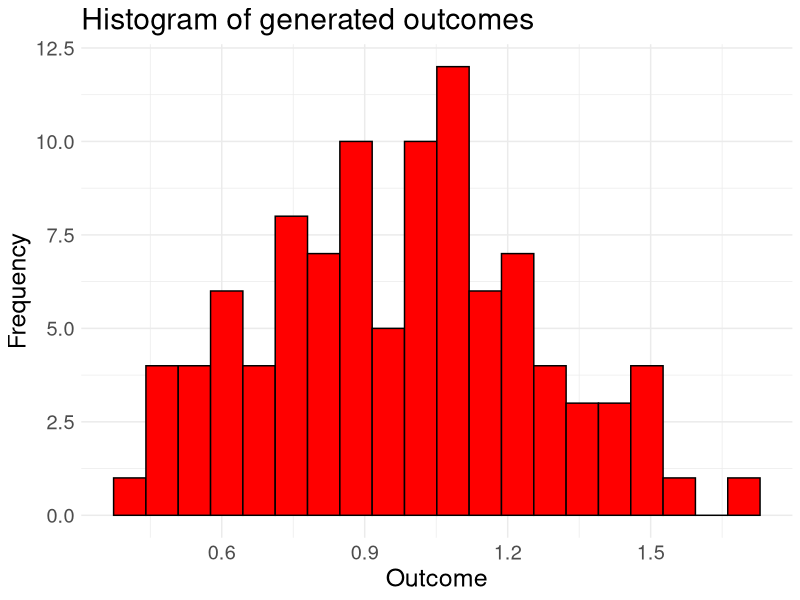
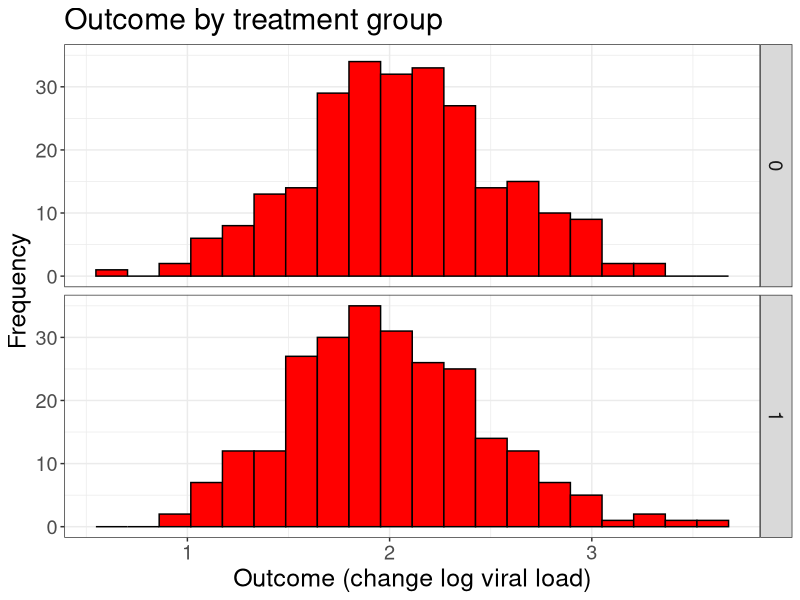
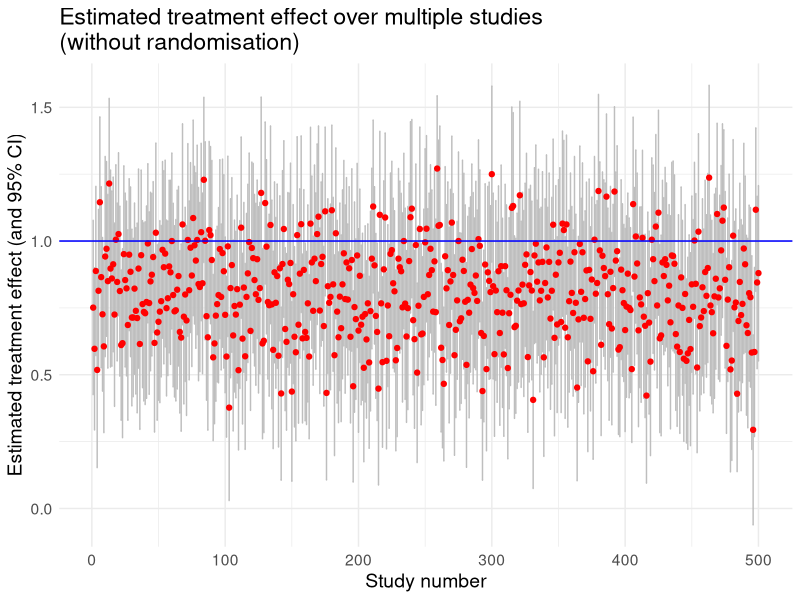
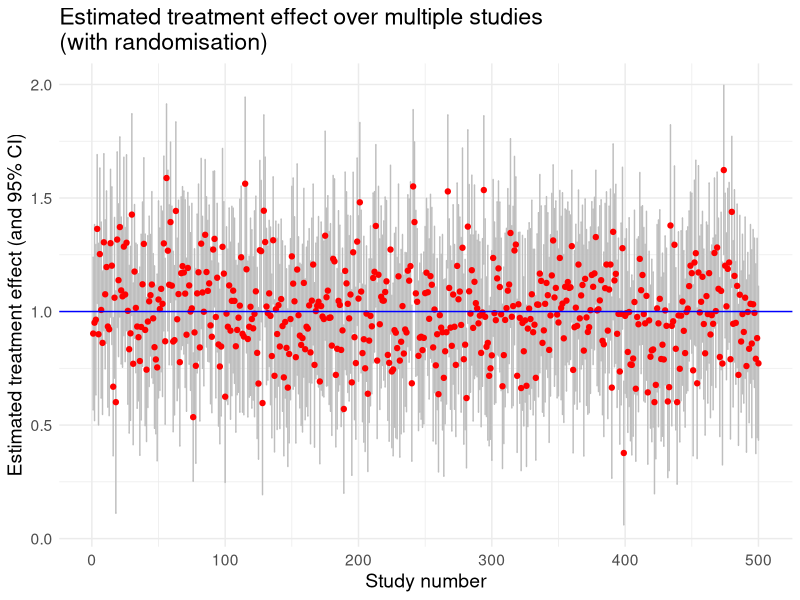

Generate these figures, in order, with R:

## Study design: Randomised Controlled Trials 
## Clinic on the Meaningful Modeling of Epidemiological Data
## International Clinics on Infectious Disease Dynamics and Data (ICI3D) Program

## Travis Porco
## Reshma Kassanjee 2023 & 2025
## Some Rights Reserved
## CC BY-NC 4.0 (https://creativecommons.org/licenses/by-nc/4.0/)

# The setting for this tutorial:
#   Suppose you are building a SARS-CoV-2 model, and are 
#   trying to decide on your inputs and assumptions related to 
#   transmission rates. 
#   As part of this, you may want to understand the effect of 
#   antiviral treatment on changes in viral load in the
#   infected person, as infectiousness may be higher for 
#   people with higher levels of the virus.
#   Here we are considering a study on the outcome: decrease  
#   in log viral load over 7 days from accessing care.
#   The exposure of interest is receiving antiviral 
#   treatment (versus not).
#   A possible confounder is whether a person has comorbidities 
#   (other conditions such as diabetes which is known 
#   to be associated with poorer COVID-19 outcomes)

# In this tutorial, you will: 
#   Simulate data with randomisation of treatment, and estimate the 'effect'
#   Simulate data without randomisation of treatment, and estimate the 'effect'
#   Repeat the above multiple times to understand the effect of 
#     randomisation on estimation.

library(tidyverse)

#### Warm up 1: Randomisation

## How can we randomly assign subjects to the treatment and control groups?  

# There are different ways of doing this random selection, but for one, 
#   we can use the 'sample' command to sample subjects for one of the groups.

# Here, we divide 20 subjects into a treatment group and a control group.
#   We select without replacement half of the numbers from
#   1 to 20 (representing the people) to create the treatment group.

ids <- 1:20
treatment.group <- sample(x = ids,
                          size = 10,
                          replace = FALSE)
treatment.group

# Repeat this exercise a few times.

# Another way to randomise is to shuffle a vector of ten 0s (representing, 
#   say, the controls) and ten 1s (the treated)  

assignments <- sample(x = c(rep(1,10),rep(0,10)),
                      size = 20,
                      replace = FALSE)
assignments

# The assignment of the first person is found by looking at assignments[1],
#   of the second person, by looking at assignments[2], and so on.  
#   We can print the list of treated subjects like this:

which(assignments==1)

#### Warm up 2: Sample values from a normal distribution

# To simulate a given number of normal random variates, use the 'rnorm' command.  
#   You were introduced to sampling from distributions in Tutorial 3.
#   Here, we simulate 100 normal variates with a mean of 1 and a standard
#   deviation of 0.3, and plot the data in a histogram

v1 <- rnorm(100, mean = 1, sd = 0.3)

(ggplot(data = data.frame(outcomevar = v1), mapping = aes(x=outcomevar))
  + labs(x = 'Outcome', y = 'Frequency'
         , title = 'Histogram of generated outcomes')
  + geom_histogram(bins = 20, fill = 'red', color = 'black')
  + theme_minimal()
  + theme(text = element_text(size = 18))
)

#### Warm up 3: Simulate a dataset

# The outcome is a continuous measure (decrease in log viral load),
#   and the study aims to compare the average outcome between the 
#   two study groups/arms (antiviral treatment versus not - i.e. 
#   versus the standard control treatment).

# We will now generate a simulated (or fake) dataset (so something
#   like what you may have obtained in a real-world study),
#   and save it as a data frame. 

# We will make a data frame which contains the following columns:
#   study.id (1,2,..), treatment (0/1), and outcome (a continuous number),
#   where each row provides the data for one subject.

# The average or mean outcome for the treatment group can be different to that
#   in the control group --  this difference is the 'treatment effect',
#   which we want to estimate.

# To begin, we will assume the treatment effect is zero. 

## What parameters do we need?
n.subjects        <- 501 
control.mean      <- 2      # mean outcome for the control group
treatment.effect  <- 0      # difference in mean for the treatment group (vs control)
outcome.sd        <- 0.5    # spread (standard deviation) of the outcome in each arm

## Make the data frame

## Carefully split the group in two (need to be careful in case we have an odd number of subjects)
pos.subj <- round(n.subjects/2)
neg.subj <- n.subjects - pos.subj

dset            <- data.frame(study.id = 1:n.subjects)
dset$treatment  <- sample( c(rep(1,pos.subj),rep(0,neg.subj)),
                           size = n.subjects,
                           replace = FALSE)
dset.mean       <- control.mean + treatment.effect*dset$treatment
dset$outcome    <- rnorm(n.subjects,
                         mean = dset.mean,
                         sd = outcome.sd)

# Take a look at the dataset:
# View(dset)

### Take some time to ensure you understand each step above. ###

# We can plot histograms of the outcomes, by arm:

(ggplot(data = dset, mapping = aes(x=outcome))
  + labs(x = 'Outcome (change log viral load)', y = 'Frequency'
         , title = 'Outcome by treatment group')
  + geom_histogram(bins = 20, fill = 'red', color = 'black')
  + facet_grid(treatment~.)
  + theme_bw()
  + theme(text = element_text(size = 18))
)

# We can also calculate the mean outcome in each arm

dset |> group_by(treatment) |> summarise(mean = mean(outcome))

# and the difference in means (estimated treatment effect):  

means <- dset |> group_by(treatment) |> summarise(mean = mean(outcome))
with(means, mean[treatment == 1] - mean[treatment == 0]) 

# Now change the treatment effect to be non-zero. For example, 
#   suppose that the average outcome in the treatment group is 0.7
#   units larger than in the control group - generate dset and the plot. 
# Each time you run the code above, do you create the same dataset?

# Now that we have warmed up, let's dive into our simulation. 
# Let us clear up our environment before moving on. 

rm(list=ls())

#### (1) A function to generate data

# Our goal is to explore effect estimation under two different scenarios - 
#   (I) A study where treatment is not randomly assigned. 
#   (II) A study where treatment is randomly assigned. 

# Each person in our dataset either receives antiviral treatment or not, 
#   and can have a comorbidity or not.
# The presence of comorbidities is a confounder, because a doctor 
#   may decide on the treatment plan according to this, and 
#   comorbidities can also directly impact our outcome
#   (e.g. perhaps people with other illness have a slower drop in 
#   in viral load)

# Since we will want to generate a dataset multiple times below,
#   we write a function to make the data. 
#   We have also specified default values for all inputs to the 
#   function.

# Work through the function below and make sure you understand each line. 
# Also think about how the inputs need to be set for scenarios (I) and (II).  

# Ask the teaching team if you are confused or would like to confirm you 
# understanding. Or talk it through with your neighbour!

gen.data <- function(n.subjects = 100 # number of subjects
                     , ref.mean = 2 # mean outcome in control group without comorbidites
                     , treatment.effect = 1.5 # effect of treatment on outcome
                     , comorb.effect = -1 # effect of comorbidity on outcome
                     , prev.comorb = 0.2 # prevalence of comorbidities
                     , prob.treat.nocomorb = 0.5 # probability of treatment in people without comorbidites
                     , prob.treat.comorb = 0.5 # probability of treatment in people with comorbidites
                     , outcome.sd = 0.75 # standard deviation of outcome
){
  dset                <- data.frame(study.id = 1:n.subjects)
  dset$comorbidity    <- rbinom(n.subjects, 1, prev.comorb)
  prob.treatment      <- prob.treat.comorb*dset$comorbidity + prob.treat.nocomorb*(1-dset$comorbidity)
  dset$treatment      <- rbinom(n.subjects, 1, prob.treatment)
  mean.vector         <- ref.mean + treatment.effect*dset$treatment + comorb.effect*dset$comorbidity
  dset$outcome        <- rnorm(n.subjects, mean = mean.vector, sd = outcome.sd)
  dset
}

# Let us try out the function

gen.data() # when you do not specify an input, the default value is used, 

# Choose a couple of inputs to change (one at a time), and try to check 
# whether the dataset changes in the expected way - using some of what
# you have learnt about exploring data.

# For example, compare 
d1 <- gen.data(treatment.effect = 0) 
d2 <- gen.data(treatment.effect = 1)
d3 <- gen.data(treatment.effect = 2)

# using 
d1 |> group_by(treatment) |> summarise(mean = mean(outcome))
d2 |> group_by(treatment) |> summarise(mean = mean(outcome))
d3 |> group_by(treatment) |> summarise(mean = mean(outcome))

#### (2) Understanding how randomisation balances confounders

# Let's return to our two study designs:
#   (I) A study where treatment is not randomly assigned 
#   (II) A study where treatment is randomly assigned. 

# In (I), the doctor can decide who gets treatment and may decide to 
#   more frequently provide antivirals to patients with comorbidities.  
#   Which inputs above would change?

# An example of data that may be generated in scenario (I) is:    

d1.norandom <- gen.data(prob.treat.nocomorb = 0.5 
                          , prob.treat.comorb = 0.8)

d1.norandom |> group_by(comorbidity) |> summarise(mean = mean(treatment))
d1.norandom |> group_by(treatment) |> summarise(mean = mean(comorbidity))

# We can see that the confounder is not balanced between the two 
# treatment arms. 

# In (II) treatment is randomly assigned, and therefore cannot 
#   be related to whether the person has a comorbidity.
# An example of data that may be generated in scenario (II) is:   

d1.random <- gen.data(prob.treat.nocomorb = 0.70 
                      , prob.treat.comorb = 0.70)

d1.random |> group_by(comorbidity) |> summarise(mean = mean(treatment))
d1.random |> group_by(treatment) |> summarise(mean = mean(comorbidity))

# We can see that the confounder is balanced between the two treatment arms
#   by study design.

# It is sometimes difficult to see the above because of noise in our dataset.
# If needed, increase the study size and rerun the lines above to convince
#   yourself of the imbalance / balance of comorbidity by treatment arm. 

#### (3) Estimating the difference

# We are going to need a way to analyse the data. Below is a function for 
#   doing this. Don't worry about or spend time on the details!  
#   Just know that if you provide it a dataset with columns
#   'treatment' (0 for control and 1 for treatment) and 'outcome' (numerical)
#   it will provide you an estimate of the difference in the average outcome
#   for your treatment and control arms, with a 95% confidence interval. 
#   It obtains this estimate by comparing the recorded outcomes for the two
#   groups.

analyse.data <- function(data.in){
  # difference in means using central limit theorem
  mean.diff <- mean(data.in$outcome[data.in$treatment == 1]) - mean(data.in$outcome[data.in$treatment == 0])
  est.sd <- sqrt(var(data.in$outcome[data.in$treatment == 1])/length(data.in$outcome[data.in$treatment == 1]) +
                   var(data.in$outcome[data.in$treatment == 0])/length(data.in$outcome[data.in$treatment == 0]))
  est.point <- mean.diff
  est.ci.lower  <- mean.diff-1.96*est.sd
  est.ci.upper  <- mean.diff+1.96*est.sd
  return(round(c(est = est.point, lower = est.ci.lower, upper = est.ci.upper),3))
}

# For example, here we generate two large datasets, and analyse them:

data.temp <- gen.data(n.subjects = 1000, treatment.effect = 0.2)
analyse.data(data.temp)

data.temp <- gen.data(n.subjects = 1000, treatment.effect = 0.2)
analyse.data(data.temp)

# Very importantly - what the is the TRUE values that we are trying to estimate?
# It is the 'treatment.effect'. 
# You specified this value to generate the data, so we know the correct/ideal 
# 'answer' to our estimation - this is what makes simulation so useful!

#### (4) Multiple studies - without and with randomisation 

## Let us repeat this process of generating and analysing the data, multiple
#   times, and explore our results.
#   We will 'repeat' our study using a 'for' loop, and gathering our estimates 
#   in a data frame. We will do 500 simulations. 

# We will set the treatment.effect to 1 - this is the number we are trying 
#   to estimate. We will mostly keep the other inputs as the default values.

in.treatment.effect <- 1

# In scenario (I), doctors get to decide on treatment. 
# Let's suppose they provide antivirals to 50% of those without comorbidities 
#   and 80% with. 

n.sims <-  500

haphazardEstimates <- data.frame(study.number = 1:n.sims, est = NA, lower = NA, upper = NA)
for (ii in 1:n.sims) {
  data.ii <- gen.data(treatment.effect = in.treatment.effect
                      , prob.treat.nocomorb = 0.5 
                      , prob.treat.comorb = 0.8)
  ests.ii <- analyse.data(data.ii)
  haphazardEstimates$est[ii]   <- ests.ii['est']
  haphazardEstimates$lower[ii] <- ests.ii['lower']
  haphazardEstimates$upper[ii] <- ests.ii['upper'] 
}

# Let us plot the estimates and CIs for the studies, and add a 
#   horizontal line showing the true treatment effect.

hplot <- ggplot(data = haphazardEstimates, aes(x = study.number, y = est)) +
  geom_errorbar(aes(ymin = lower, ymax = upper), colour = "grey") +
  geom_point(color = "red", size = 1.5) +
  geom_hline(yintercept = in.treatment.effect, colour = "blue") +
  labs(
    title = "Estimated treatment effect over multiple studies\n(without randomisation)",
    x = "Study number",
    y = "Estimated treatment effect (and 95% CI)"
  ) +
  theme_minimal() +
  theme(text = element_text(size = 14)
  )

print(hplot)

# Does it look like we are estimating the treatment effect well?
# What do you think is the reason for this?
# what else do we learn from the plot?

# Let us calculate the bias, i.e., the average estimate minus the true 
#   treatment effect

mean(haphazardEstimates$est) - in.treatment.effect

# In scenario (II), doctors do not get to decide on treatment - we set it randomly. 
#   Let's suppose we provide antivirals to 70% of people, randomly. 
#   We repeat the simulation exercise above.

randomEstimates <- data.frame(study.number = 1:n.sims, est = NA, lower = NA, upper = NA)
for (ii in 1:n.sims) {
  data.ii <- gen.data(treatment.effect = in.treatment.effect
                      , prob.treat.nocomorb = 0.7 
                      , prob.treat.comorb = 0.7)
  ests.ii <- analyse.data(data.ii)
  randomEstimates$est[ii]   <- ests.ii['est']
  randomEstimates$lower[ii] <- ests.ii['lower']
  randomEstimates$upper[ii] <- ests.ii['upper'] 
}

# ggplot lets us _redraw_ our named plot with the new data
# %+% replaces the data
# + adds or replaces ggplot elements

print(hplot %+% randomEstimates + labs(
    title = "Estimated treatment effect over multiple studies\n(with randomisation)"
))

# Let's also calculate the bias again

## FIXME: Can you add bias code based on the above?

# Again, are we estimating the value well? Why? What else do we learn 
#   from the plot?

# Once you understand and reflect on the above - try playing around. 
# For example:
#   To look at the results in a different way you could order the studies
#   in the plot by the size of estimates, or draw histograms of your 
#   500 estimates for the two scenarios. 
#   You can try different study sizes, different prevalence values for 
#   comorbidities, and more or less extreme confounder imbalances between
#   the two arms (by changing inputs).

# Circling back to where we started:
#   When you are looking for data and results to inform inputs and assumptions 
#   related to  transmission rates for your SARS-CoV-2 model, think carefully
#   about the studies you use.
#   In the estimates that you find, think carefully about potential bias and 
#   variability.
#   Incorrect model inputs/assumptions --> incorrect outputs!

